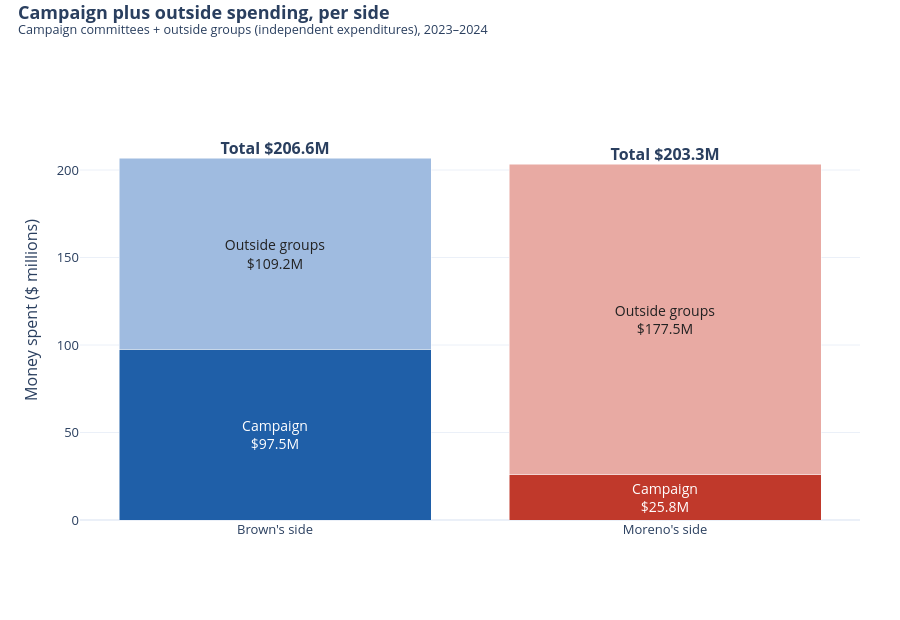

The notebook cell this image was saved under:
### Code cell
# Chart 3: campaign plus outside spending
fig = go.Figure()
fig.add_trace(go.Bar(x=stack["side"], y=stack["campaign_m"], name="Campaign spending", marker_color=[BROWN, MORENO],
                     text=[f"Campaign<br>{money_m(v * 1e6)}" for v in stack["campaign_m"]], textposition="inside",
                     textfont={"color": "white", "size": 14}, insidetextanchor="middle", customdata=stack[["campaign_usd", "campaign_share_pct"]].values.tolist(),
                     hovertemplate="<b>%{x}: campaign</b><br>$%{customdata[0]:,.0f}<br>%{customdata[1]:.1f}% of this side's money<extra></extra>"))
fig.add_trace(go.Bar(x=stack["side"], y=stack["outside_m"], name="Outside groups", marker_color=[BROWN_LIGHT, MORENO_LIGHT],
                     text=[f"Outside groups<br>{money_m(v * 1e6)}" for v in stack["outside_m"]], textposition="inside",
                     textfont={"color": "#222222", "size": 14}, insidetextanchor="middle", customdata=stack[["outside_usd", "outside_share_pct"]].values.tolist(),
                     hovertemplate="<b>%{x}: outside groups</b><br>$%{customdata[0]:,.0f}<br>%{customdata[1]:.1f}% of this side's money<extra></extra>"))
fig.add_trace(go.Scatter(x=stack["side"], y=stack["total_m"], mode="text", text=[f"<b>Total {money_m(v * 1e6)}</b>" for v in stack["total_m"]],
                         textposition="top center", textfont={"size": 16}, showlegend=False, hoverinfo="skip"))
fig.update_layout(barmode="stack", yaxis={"title": "Money spent ($ millions)", "range": [0, 240]}, xaxis={"title": ""})
finish(fig, "03_campaign_plus_outside.html", "Campaign plus outside spending, per side", SCOPE, legend=False, top=100)

### Figure 1 — Plotly figure (JSON) as saved in the notebook; plotly's stock layout.template omitted (floating-point values rounded to 4 significant figures)
{"data": [{"customdata": [[97460000.0, 47.17], [25820000.0, 12.7]], "hovertemplate": "<b>%{x}: campaign</b><br>$%{customdata[0]:,.0f}<br>%{customdata[1]:.1f}% of this side's money<extra></extra>", "insidetextanchor": "middle", "marker": {"color": ["#1f5fa8", "#c0392b"]}, "name": "Campaign spending", "text": ["Campaign<br>$97.5M", "Campaign<br>$25.8M"], "textfont": {"color": "white", "size": 14}, "textposition": "inside", "type": "bar", "x": ["Brown's side", "Moreno's side"], "y": [97.46, 25.82]}, {"customdata": [[109200000.0, 52.83], [177500000.0, 87.3]], "hovertemplate": "<b>%{x}: outside groups</b><br>$%{customdata[0]:,.0f}<br>%{customdata[1]:.1f}% of this side's money<extra></extra>", "insidetextanchor": "middle", "marker": {"color": ["#9fbbe0", "#e8aaa3"]}, "name": "Outside groups", "text": ["Outside groups<br>$109.2M", "Outside groups<br>$177.5M"], "textfont": {"color": "#222222", "size": 14}, "textposition": "inside", "type": "bar", "x": ["Brown's side", "Moreno's side"], "y": [109.2, 177.5]}, {"hoverinfo": "skip", "mode": "text", "showlegend": false, "text": ["<b>Total $206.6M</b>", "<b>Total $203.3M</b>"], "textfont": {"size": 16}, "textposition": "top center", "type": "scatter", "x": ["Brown's side", "Moreno's side"], "y": [206.6, 203.3]}], "layout": {"barmode": "stack", "font": {"size": 13}, "height": 620, "legend": {"orientation": "h", "x": 1, "xanchor": "right", "y": 1.02, "yanchor": "bottom"}, "margin": {"b": 100, "l": 80, "r": 40, "t": 100}, "showlegend": false, "title": {"text": "<b>Campaign plus outside spending, per side</b><br><sup>Campaign committees + outside groups (independent expenditures), 2023–2024</sup>", "x": 0.02, "y": 0.97, "yanchor": "top"}, "xaxis": {"title": {"text": ""}}, "yaxis": {"range": [0, 240], "title": {"text": "Money spent ($ millions)"}}}}
